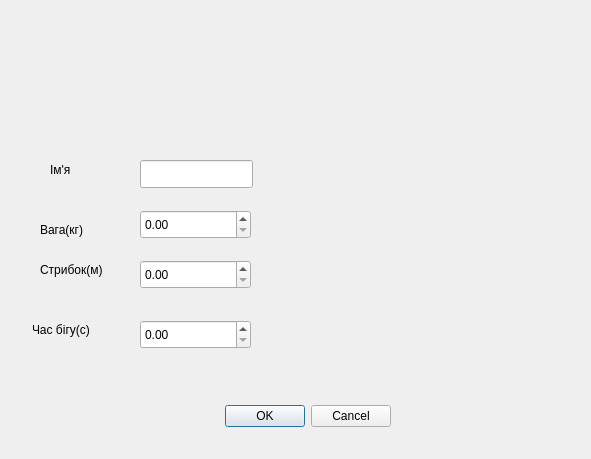
<?xml version="1.0" encoding="UTF-8"?>
<ui version="4.0">
 <class>addNode</class>
 <widget class="QDialog" name="addNode">
  <property name="geometry">
   <rect>
    <x>0</x>
    <y>0</y>
    <width>591</width>
    <height>459</height>
   </rect>
  </property>
  <property name="windowTitle">
   <string>Dialog</string>
  </property>
  <widget class="QDialogButtonBox" name="buttonBox">
   <property name="geometry">
    <rect>
     <x>50</x>
     <y>400</y>
     <width>341</width>
     <height>32</height>
    </rect>
   </property>
   <property name="orientation">
    <enum>Qt::Orientation::Horizontal</enum>
   </property>
   <property name="standardButtons">
    <set>QDialogButtonBox::StandardButton::Cancel|QDialogButtonBox::StandardButton::Ok</set>
   </property>
  </widget>
  <widget class="QLineEdit" name="lineEdit_name">
   <property name="geometry">
    <rect>
     <x>140</x>
     <y>160</y>
     <width>113</width>
     <height>28</height>
    </rect>
   </property>
  </widget>
  <widget class="QDoubleSpinBox" name="spinBox_weight">
   <property name="geometry">
    <rect>
     <x>140</x>
     <y>210</y>
     <width>111</width>
     <height>29</height>
    </rect>
   </property>
  </widget>
  <widget class="QDoubleSpinBox" name="spinBox_jumpHeight">
   <property name="geometry">
    <rect>
     <x>140</x>
     <y>260</y>
     <width>111</width>
     <height>29</height>
    </rect>
   </property>
  </widget>
  <widget class="QDoubleSpinBox" name="spinBox_runTime">
   <property name="geometry">
    <rect>
     <x>140</x>
     <y>320</y>
     <width>111</width>
     <height>29</height>
    </rect>
   </property>
  </widget>
  <widget class="QLabel" name="label">
   <property name="geometry">
    <rect>
     <x>50</x>
     <y>160</y>
     <width>63</width>
     <height>20</height>
    </rect>
   </property>
   <property name="text">
    <string>Ім'я</string>
   </property>
  </widget>
  <widget class="QLabel" name="label_2">
   <property name="geometry">
    <rect>
     <x>40</x>
     <y>220</y>
     <width>63</width>
     <height>20</height>
    </rect>
   </property>
   <property name="text">
    <string>Вага(кг)</string>
   </property>
  </widget>
  <widget class="QLabel" name="label_3">
   <property name="geometry">
    <rect>
     <x>40</x>
     <y>260</y>
     <width>81</width>
     <height>20</height>
    </rect>
   </property>
   <property name="text">
    <string>Стрибок(м)</string>
   </property>
  </widget>
  <widget class="QLabel" name="label_4">
   <property name="geometry">
    <rect>
     <x>32</x>
     <y>320</y>
     <width>81</width>
     <height>20</height>
    </rect>
   </property>
   <property name="text">
    <string>Час бігу(с)</string>
   </property>
  </widget>
 </widget>
 <resources/>
 <connections>
  <connection>
   <sender>buttonBox</sender>
   <signal>accepted()</signal>
   <receiver>addNode</receiver>
   <slot>accept()</slot>
   <hints>
    <hint type="sourcelabel">
     <x>248</x>
     <y>254</y>
    </hint>
    <hint type="destinationlabel">
     <x>157</x>
     <y>274</y>
    </hint>
   </hints>
  </connection>
  <connection>
   <sender>buttonBox</sender>
   <signal>rejected()</signal>
   <receiver>addNode</receiver>
   <slot>reject()</slot>
   <hints>
    <hint type="sourcelabel">
     <x>316</x>
     <y>260</y>
    </hint>
    <hint type="destinationlabel">
     <x>286</x>
     <y>274</y>
    </hint>
   </hints>
  </connection>
 </connections>
</ui>
